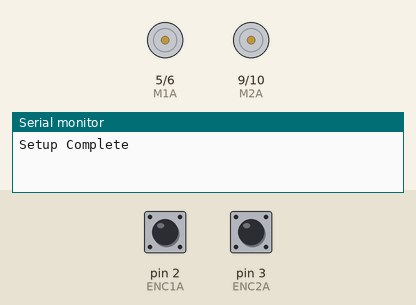
The sketch below on a simulated Arduino Uno, built with avr-gcc and run on an emulated ATmega328P. On the bench: motor-driver pin pairs drawn as motors (green arrow = first pin HIGH = forward, orange = second pin HIGH = backward, longer = more drive), the last lines printed to the serial monitor. Inputs (shaded band) come from the test bench; at power-on: pin 2 (ENC1A) HIGH, pin 3 (ENC2A) HIGH.

Above: at 0.1 s.
At 1.1 s:
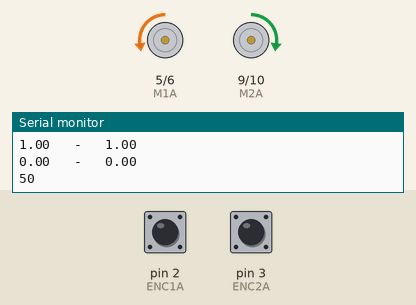
At 39.1 s:
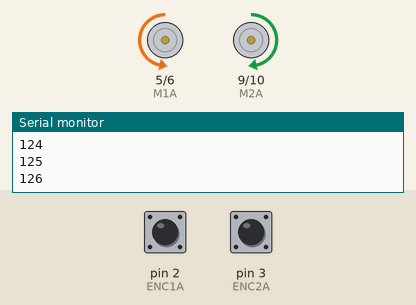
Timing chart, 0 to 40.0 s (numbered marks = the images above):
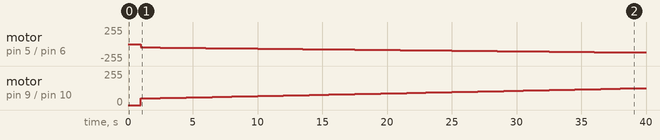

Measured:
- by itself, motor on pin 5 (M1A) / pin 6 (M1B): moves from stopped to backward 127/255 over 38.5 s
- by itself, motor on pin 9 (M2A) / pin 10 (M2B): moves from stopped to forward 127/255 over 38.5 s

The sketch:

test_min_pidsc.ino
```cpp
#include <util/atomic.h> // For the ATOMIC_BLOCK macro
#include <math.h>

#define ENC1A 2// YELLOW
#define ENC1B 4 // GREEN
#define ENC2A 3// YELLOW
#define ENC2B 7 // GREEN
#define PI 3.1415926535897932384626433832795
float A = 32100;

int M1A = 5;
int M1B = 6;
int M2A = 9;
int M2B = 10;
float Y = 0;
float Z = 0;
volatile int state = 0;
volatile bool reach1 = 0;
int move = -1;
int move2 = -1;
int move3 = -1;


volatile float destinationy = 0;
volatile float destinationz = 0;
float pidsc1 = 0;
float pidsc2 = 0;
float bump = 100;
volatile float pos1 = 1; //Volatile means any reference of the variable updates the value
volatile float pos2 = 1;

void setup() {
  Serial.begin(57600);
  pinMode(ENC1A,INPUT);
  pinMode(ENC1B,INPUT);
  pinMode(M1A, OUTPUT);
  pinMode(M1B, OUTPUT);
  attachInterrupt(digitalPinToInterrupt(ENC1A),readEncoder1,RISING);
  pinMode(ENC2A,INPUT);
  pinMode(ENC2B,INPUT);
  pinMode(M2A, OUTPUT);
  pinMode(M2B, OUTPUT);
  attachInterrupt(digitalPinToInterrupt(ENC2A),readEncoder2,RISING);
  Serial.println("Setup Complete");
  delay(1000);
  state = 69;
}

void loop() {
  Serial.println("----------------------****");
  Serial.println(state);
  Serial.print(pos1);
  Serial.print("   -   ");
  Serial.println(pos2);
  Serial.print(destinationy);
  Serial.print("   -   ");
  Serial.println(destinationz);

  switch (state) {

    case 69:
      int i = 50;
      float og1 = pos1;
      float og2 = pos2;

      while (i < 255){
        //move the motors at i
        //check if pos has changed by more than 10
        //if moved, then stop and break and delay and print the i value
          Serial.println(i);
          analogWrite (M1A, 0);
          analogWrite (M1B, i);
          analogWrite (M2A, i);
          analogWrite (M2B, 0);

          if(abs(og2-pos2) > 10){
            analogWrite (M1A, 0);
            analogWrite (M1B, 0);
            analogWrite (M2A, 0);
            analogWrite (M2B, 0);
            Serial.print(i);
            Serial.println("      <<<<<<<this is the value");
            delay(100000);
          }
          delay(500);

        i++;
      }
      break;
    case 1:
      while(Serial.available() == 0) {
        Serial.println("Direction to move: ");
      }
      move3 = Serial.parseInt();
      printposition();
      switch(move3){
        case 1://move left
          destinationy = Y+bump;
          destinationz = Z;
          movemotors();
          break;
        case 2://move down
          destinationy = Y;
          destinationz = Z+bump;
          movemotors();
          break;
        case 3://move right
          destinationy = Y-bump;
          destinationz = Z;
          movemotors();
          break;
        case 5://move up
          destinationy = Y;
          destinationz = Z-bump;
          movemotors();
          break;
        default://stop moving
          analogWrite (M1A, 0);
          analogWrite (M1B, 0);
          analogWrite (M2A, 0);
          analogWrite (M2B, 0);
          destinationy = Y;
          destinationz = Z;
          break;
      }
      break;

    case 11:
      while(Serial.available() == 0) {
        Serial.println("move motors: ");
      }
      move = Serial.parseInt();
      switch(move){
        case 1: //pull in for m1
          analogWrite (M1A, 0);
          analogWrite (M1B, 255);
          break;
        case 2: //let out for m1
          analogWrite (M1A, 255);
          analogWrite (M1B, 0);
          break;
        case 3://pull in other motor
          analogWrite (M2A, 255);
          analogWrite (M2B, 0);
          break;
        case 4://let out other motor
          analogWrite (M2A, 0);
          analogWrite (M2B, 255);
          break;
        case 99:
          state = 12;
          break;
        default:
          analogWrite (M1A, 0);
          analogWrite (M1B, 0);
          analogWrite (M2A, 0);
          analogWrite (M2B, 0);
          break;
      }
      Serial.flush();
      break;

    case 12:
      while(Serial.available() == 0) {
        Serial.println("where is the module: ");
      }
      move2 = Serial.parseFloat();
      switch(move2){
        case 1: //next to motor 1
          pos1 = 100;
          pos2 = A-100;
          state = 1;
          printposition();
          destinationy = Y;
          destinationz = Z;
          Serial.flush();
          delay(1000);
          break;
        case 2: //next to motor 2
          pos1 = A-100;
          pos2 = 100;
          state = 1;
          printposition();
          destinationy = Y;
          destinationz = Z;
          Serial.flush();
          delay(1000);
          break;
      }
      Serial.flush();
      break;

    default:
      Serial.println("Default");
      break;
  }
}

void readEncoder1(){
  int b = digitalRead(ENC1B);
  if(b > 0){
    pos1++;
  }
  else{
    pos1--;
  }
}

void readEncoder2(){
  int b = digitalRead(ENC2B);
  if(b > 0){
    pos2--;
  }
  else{
    pos2++;
  }
}

void printposition(){//Updates Y and Z
  /*float gamma = acos(float((A*A+pos1*pos1-pos2*pos2)/(2*pos1*A)));
  Serial.print("---->>>>>>>>>>>--------------");
  Serial.println((float((A*A+pos1*pos1-pos2*pos2)/(2*pos1*A))), 8);
  Y = pos1*cos(gamma);
  Z = pos1*sin(gamma);*/

  Y = (sq(pos1)+sq(A)-sq(pos2))/(2*A);
  Z = sqrt(sq(pos1)-sq(Y));

  Serial.print("Y:  ");
  Serial.println(Y);
  Serial.print("Z:  ");
  Serial.println(Z);
}

void movemotors(){
  /*float gamma = acos(float((A*A+pos1*pos1-pos2*pos2)/(2*pos1*A)));
  Serial.print("---->>>>>>>>>>>--------------");
  Serial.println((float((A*A+pos1*pos1-pos2*pos2)/(2*pos1*A))), 8);
  Y = pos1*cos(gamma);
  Z = pos1*sin(gamma);*/

  float P1[2] = {0-Y, 0-Z};
  float P2[2] = {A-Y, 0-Z};
  float lenp1 = sqrt(sq(P1[0])+sq(P1[1]));
  float lenp2 = sqrt(sq(P2[0])+sq(P2[1]));
  P1[0] = P1[0]/lenp1;
  P1[1] = P1[1]/lenp1;
  P2[0] = P2[0]/lenp2;
  P2[1] = P2[1]/lenp2;

  float a[2] = {destinationy-Y, destinationz-Z};
  Serial.println("---------------");

  float c = a[0]*P1[0]+a[1]*P1[1];//this has some positive/negative sign but cant figure it out
  float b = a[0]*P2[0]+a[1]*P2[1]; //reverting next few lines just to try and debug
  Serial.println(a[0]);
  Serial.println(a[1]);
  Serial.println(P1[0]);
  Serial.println(P1[1]);


  float lena = sqrt(sq(a[0])+sq(a[1]));

  /*float theta1 = acos(c/(lena*lenp1));//with c and b not being absolute signs, then it may have affected performance!
  float theta2 = acos(b/(lena*lenp2));

  if (theta1 > PI/2){
    c = -1*c;
  }
  if (theta2 < PI/2){
    b = -1*b;
  }*/
  c = -1*c;
  b = -1*b;
  Serial.println(c, 8);
  Serial.println(b, 8);

  //use square error to add a ramp down as it approaches
  float ramp = 255;
  float squareerror = lena;

  if (squareerror<20){
    reach1 = 1;
    ramp = ramp*squareerror/20;
  }

  //if b or c is <0, that means pull in
  if(abs(b) > abs(c)){
    //run motor2 at max
    pidsc1 = ramp*(abs(c)/abs(b))*(c/abs(c));
    pidsc2 = ramp*(b/abs(b));
  }
  else{
    //run motor1 at max
    pidsc1 = ramp*(c/abs(c));
    pidsc2 = ramp*(abs(b)/abs(c))*(b/abs(b));
  }

  Serial.print("PIDSC1");
  Serial.print("   :   ");
  Serial.println(pidsc1);

  Serial.print("PIDSC2");
  Serial.print("   :   ");
  Serial.println(pidsc2);

  if(reach1==0){
    runm1();
    runm2();
  }
  reach1 = 0;
}

void runm1(){//motor1
  if(pidsc1>0){//let out
    analogWrite (M1A, abs(pidsc1));
    analogWrite (M1B, 0);
  }
  else{//pull in
    analogWrite (M1A, 0);
    analogWrite (M1B, abs(pidsc1));
  }
}

void runm2(){//motor2
  if(pidsc2>0){//let out
    analogWrite (M2A, 0);
    analogWrite (M2B, abs(pidsc2));
  }
  else{//pull in
    analogWrite (M2A, abs(pidsc2));
    analogWrite (M2B, 0);
  }
}
```
